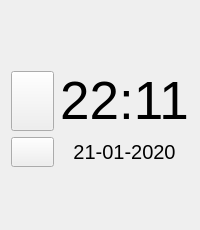
           <widget class="QWidget" name="time_widget" native="true">
            <property name="sizePolicy">
             <sizepolicy hsizetype="Expanding" vsizetype="Preferred">
              <horstretch>0</horstretch>
              <verstretch>0</verstretch>
             </sizepolicy>
            </property>
            <property name="styleSheet">
             <string notr="true">QWidget#time_widget {border: 4px ridge rgb(170, 170, 170)}</string>
            </property>
            <layout class="QGridLayout" name="gridLayout_13">
             <item row="0" column="0">
              <layout class="QGridLayout" name="sum_time_layout">
               <item row="1" column="2" colspan="2">
                <widget class="QLabel" name="sum_time">
                 <property name="sizePolicy">
                  <sizepolicy hsizetype="Preferred" vsizetype="MinimumExpanding">
                   <horstretch>0</horstretch>
                   <verstretch>0</verstretch>
                  </sizepolicy>
                 </property>
                 <property name="font">
                  <font>
                   <pointsize>40</pointsize>
                  </font>
                 </property>
                 <property name="text">
                  <string>22:11</string>
                 </property>
                 <property name="alignment">
                  <set>Qt::AlignCenter</set>
                 </property>
                </widget>
               </item>
               <item row="2" column="2" colspan="2">
                <widget class="QLabel" name="sum_calendar">
                 <property name="sizePolicy">
                  <sizepolicy hsizetype="Preferred" vsizetype="MinimumExpanding">
                   <horstretch>0</horstretch>
                   <verstretch>0</verstretch>
                  </sizepolicy>
                 </property>
                 <property name="font">
                  <font>
                   <pointsize>15</pointsize>
                  </font>
                 </property>
                 <property name="text">
                  <string>21-01-2020</string>
                 </property>
                 <property name="alignment">
                  <set>Qt::AlignCenter</set>
                 </property>
                </widget>
               </item>
               <item row="3" column="1">
                <widget class="QLabel" name="label_48">
                 <property name="sizePolicy">
                  <sizepolicy hsizetype="Preferred" vsizetype="MinimumExpanding">
                   <horstretch>0</horstretch>
                   <verstretch>0</verstretch>
                  </sizepolicy>
                 </property>
                 <property name="font">
                  <font>
                   <pointsize>30</pointsize>
                  </font>
                 </property>
                 <property name="text">
                  <string/>
                 </property>
                </widget>
               </item>
               <item row="0" column="1" colspan="3">
                <widget class="QLabel" name="wardrobe_label_2">
                 <property name="sizePolicy">
                  <sizepolicy hsizetype="Preferred" vsizetype="Maximum">
                   <horstretch>0</horstretch>
                   <verstretch>0</verstretch>
                  </sizepolicy>
                 </property>
                 <property name="font">
                  <font>
                   <family>Ink Free</family>
                   <pointsize>30</pointsize>
                   <weight>75</weight>
                   <bold>true</bold>
                  </font>
                 </property>
                 <property name="text">
                  <string/>
                 </property>
                 <property name="alignment">
                  <set>Qt::AlignCenter</set>
                 </property>
                </widget>
               </item>
               <item row="1" column="1">
                <widget class="QPushButton" name="sum_time_clock_icon">
                 <property name="sizePolicy">
                  <sizepolicy hsizetype="Minimum" vsizetype="Minimum">
                   <horstretch>0</horstretch>
                   <verstretch>0</verstretch>
                  </sizepolicy>
                 </property>
                 <property name="minimumSize">
                  <size>
                   <width>30</width>
                   <height>30</height>
                  </size>
                 </property>
                 <property name="styleSheet">
                  <string notr="true">border-image: url(:/bitmaps/clock.svg)</string>
                 </property>
                 <property name="text">
                  <string/>
                 </property>
                </widget>
               </item>
               <item row="2" column="1">
                <widget class="QPushButton" name="sum_time_cal_icon">
                 <property name="sizePolicy">
                  <sizepolicy hsizetype="Minimum" vsizetype="Minimum">
                   <horstretch>0</horstretch>
                   <verstretch>0</verstretch>
                  </sizepolicy>
                 </property>
                 <property name="minimumSize">
                  <size>
                   <width>30</width>
                   <height>30</height>
                  </size>
                 </property>
                 <property name="styleSheet">
                  <string notr="true">border-image: url(:/bitmaps/calendar.svg)</string>
                 </property>
                 <property name="text">
                  <string/>
                 </property>
                </widget>
               </item>
              </layout>
             </item>
            </layout>
           </widget>
